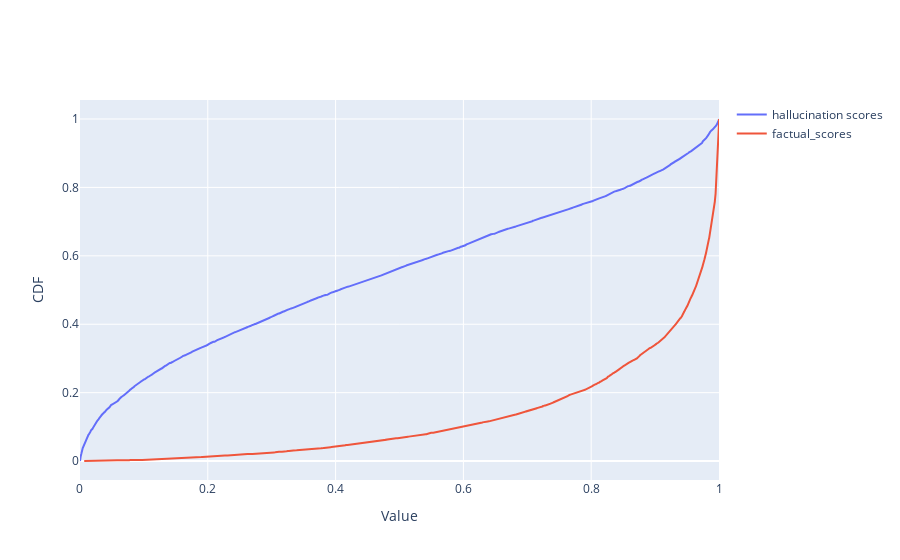

The notebook cell saved with this chart:
### Code cell
hallucination_scores_flat = np.concatenate(hallucination_scores) 
factual_scores_flat = np.concatenate(factual_scores) 
plot_cdfs((hallucination_scores_flat, factual_scores_flat), ['hallucination scores', 'factual_scores'])

### Figure 1 — Plotly figure (JSON) as saved in the notebook; plotly's stock layout.template omitted (floating-point values rounded to 4 significant figures; data arrays with more than 128 entries replaced by an {"elided": "..."} marker saying what was removed)
{"data": [{"mode": "lines", "name": "hallucination scores", "type": "scatter", "x": {"elided": "4056 float values"}, "y": {"elided": "4056 float values"}}, {"mode": "lines", "name": "factual_scores", "type": "scatter", "x": {"elided": "3762 float values"}, "y": {"elided": "3762 float values"}}], "layout": {"autosize": true, "xaxis": {"autorange": true, "range": [1.018e-05, 1.0], "title": {"text": "Value"}, "type": "linear"}, "yaxis": {"autorange": true, "range": [-0.0553, 1.056], "title": {"text": "CDF"}, "type": "linear"}}}
